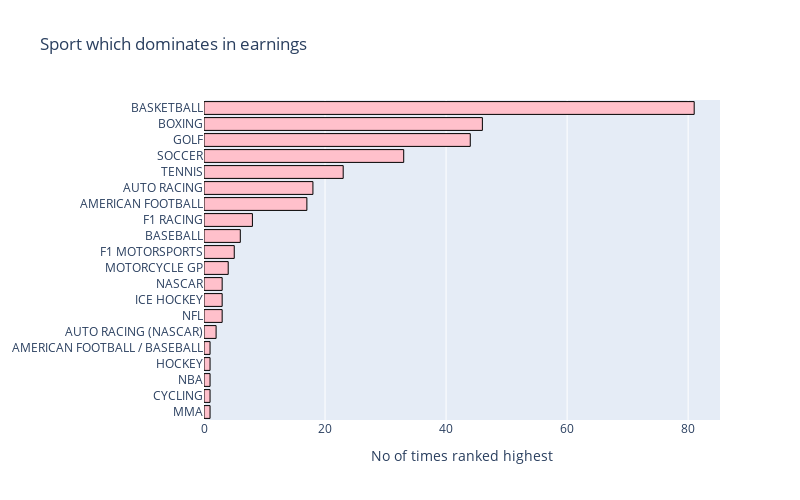

Notebook code for this chart:
### Markdown cell above
## Sport which dominates in earnings

### Code cell
df['Sport'] = df['Sport'].str.upper() # Converting the text to uppercase
max_sport = df['Sport'].value_counts().to_frame()

trace = go.Bar(
                    y = max_sport.index,
                    x = max_sport['Sport'] ,
                    orientation='h',
                    marker = dict(color='pink',
                                 line=dict(color='black',width=1)),
                    )
data = [trace]
layout = go.Layout(barmode = "group",title='Sport which dominates in earnings',width=800, height=500, 
                       xaxis= dict(title='No of times ranked highest'),
                       yaxis=dict(autorange="reversed"),
                       showlegend=False)
fig = go.Figure(data = data, layout = layout)
iplot(fig)

### Figure 1 — Plotly figure (JSON) as saved in the notebook; plotly's stock layout.template omitted (floating-point values rounded to 4 significant figures)
{"data": [{"marker": {"color": "pink", "line": {"color": "black", "width": 1}}, "orientation": "h", "x": [81, 46, 44, 33, 23, 18, 17, 8, 6, 5, 4, 3, 3, 3, 2, 1, 1, 1, 1, 1], "y": ["BASKETBALL", "BOXING", "GOLF", "SOCCER", "TENNIS", "AUTO RACING", "AMERICAN FOOTBALL", "F1 RACING", "BASEBALL", "F1 MOTORSPORTS", "MOTORCYCLE GP", "NASCAR", "ICE HOCKEY", "NFL", "AUTO RACING (NASCAR)", "AMERICAN FOOTBALL / BASEBALL", "HOCKEY", "NBA", "CYCLING", "MMA"], "type": "bar"}], "layout": {"barmode": "group", "height": 500, "showlegend": false, "title": {"text": "Sport which dominates in earnings"}, "width": 800, "xaxis": {"title": {"text": "No of times ranked highest"}}, "yaxis": {"autorange": "reversed"}}}
